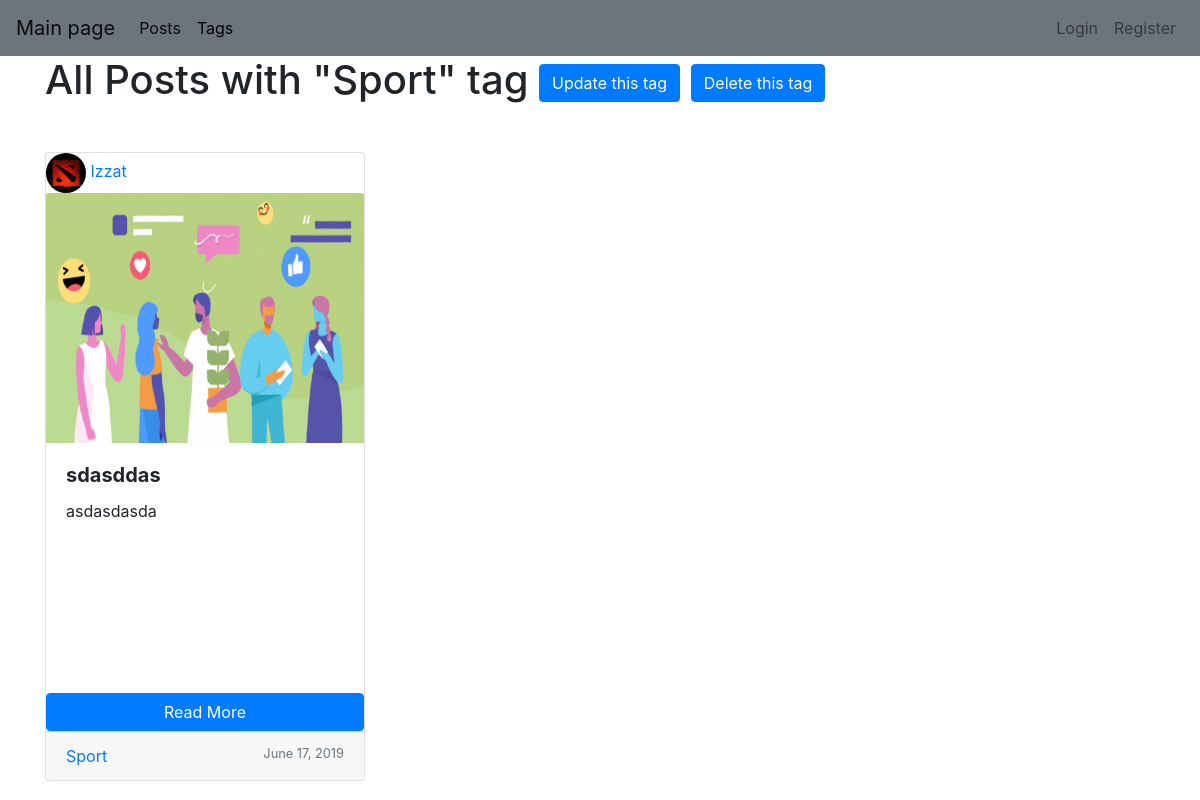
Before: /tag/sport/ with the older database file.
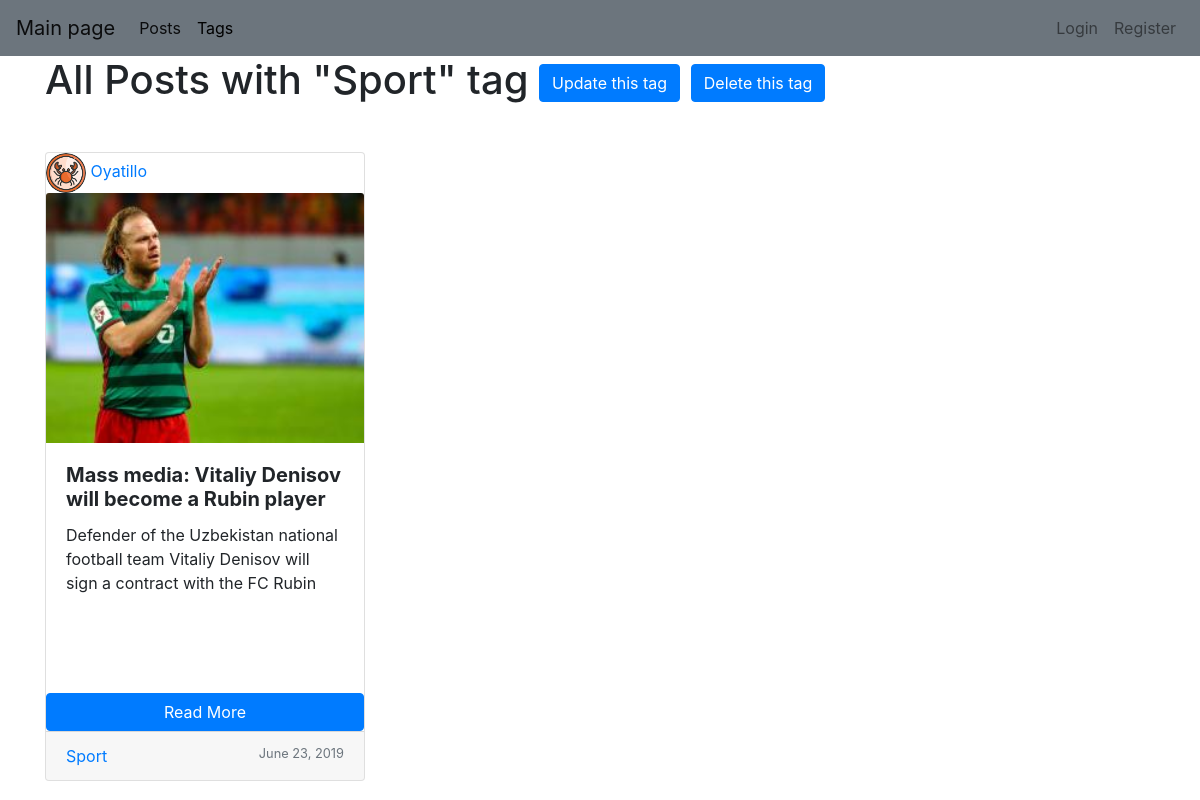
After: the same page with the newer database file.
### blog/models.py (models this page shows, shortened)
class Post(models.Model):
    title = models.CharField(max_length=200, unique=True, db_index=True)
    slug = models.SlugField(max_length=200, blank=True)
    content = models.TextField(null=True, db_index=True)
    tags = models.ManyToManyField('Tag', blank=True, related_name='posts')
    created_on = models.DateField(auto_now_add=True)
    author = models.ForeignKey(User, null=True, on_delete=models.CASCADE, related_name='author_posts')
    image = models.ImageField(default="default_post.jpg", blank=True, null=True, upload_to='post_pics')
    def get_absolute_url(self):
        return reverse('post_detail', kwargs={'slug': self.slug})
    class Meta:
        ordering = ['-created_on']
        db_table = 'posts'

class Tag(models.Model):
    title = models.CharField(max_length=50)
    slug = models.SlugField(max_length=50)
    def get_absolute_url(self):
        return reverse('tag_detail', kwargs={'slug': self.slug})
    def get_update_url(self):
        return reverse('tag_update', kwargs={'slug': self.slug})

### users/models.py (models this page shows, shortened)
class Profile(models.Model):
    user = models.OneToOneField(User, on_delete=models.CASCADE)
    slug = models.SlugField(blank=True, null=True, unique=True)
    image = models.ImageField(default='default.jpg', blank=True, null=True, upload_to='profile_pics')

### blog/views/tags.py (the view)
# urls.py: path('tag/<str:slug>/', tag_views.TagDetail.as_view(), name="tag_detail"),
class TagDetail(ObjectDetailMixin, View):
    model = Tag
    template = 'tag_detail.html'

### blog/templatetags/tags.py (called while the page is built)
@register.simple_tag(name='tags')
def asd():
    return Tag.objects.all()

### blog/utils.py (called while the page is built)
    def get(self, request, slug):
        obj = get_object_or_404(self.model, slug__iexact=slug)
        return render(request, self.template, context={self.model.__name__.lower(): obj})

### templates/tag_detail.html (shortened to what this page needs)
{% extends 'base.html' %}
{% load staticfiles %}
{% block  page_head %}
    <link rel="stylesheet" href="{% static 'My_blog/css/main.css' %}">
{% endblock %}
{% block page_content %}
    <div class="container">
        <h1 class="mb-5">
            All Posts with "{{ tag.title|title }}" tag
            <a class="" href="{{ tag.get_update_url }}"><button class="btn btn-primary">Update this tag</button></a>
            <a class="" href="{% url 'tag_new_delete' tag.id %}"><button class="btn btn-primary">Delete this tag</button></a>
        </h1>
        <div class="row">
            {% for post in tag.posts.all %}
                <div class="card-deck col-lg-4">
                    {% include 'includes/post_card_template.html' %}
                </div>
            {% endfor %}
        </div>
    </div>
{% endblock %}

### templates/includes/post_card_template.html
{% load staticfiles %}
{% block page_content %}
    <div class="card" style="margin-bottom:20px">
        <div>
            <a href="{% url 'profile' %}">
                <img style="width:40px; height:40px " class="rounded-circle"
                     src="{{ post.author.profile.image.url }}" alt="">
                {{ post.author }}</a>
        </div>
        <a href="{{ post.get_absolute_url }}">
            <img width="300" height="300" style="height: 250px" class="card-img-top" src="{{ post.image.url }}"
                 alt="Card image cap">
        </a>
        <div class="card-body">
            <h5 class="card-title"><strong>{{ post.title }}</strong></h5>
            <p class="card-text">{{ post.content }}</p>
        </div>
        <a href="{{ post.get_absolute_url }}" class="btn btn-primary read_more">Read More</a>
        <div class="card-footer">
            {% for tag in post.tags.all %}
                <a href="{{ tag.get_absolute_url }}">{{ tag.title }}</a>
            {% endfor %}
            <small class="text-muted">{{ post.created_on }}</small>
        </div>
    </div>
{% endblock %}

Changed rows visible on the page:
removed Post: author.profile.image (picture), author "Izzat", image (picture), title "sdasddas", content "asdasdasda", created_on "June 17, 2019", Tag (title "Sport")
added Post: author.profile.image (picture), author "Oyatillo", image (picture), title "Mass media: Vitaliy Denisov will become a Rubin player", content "Defender of the Uzbekistan national football team Vitaliy Denisov will sign a contract with the FC Rubin…", created_on "June 23, 2019", Tag (title "Sport")
